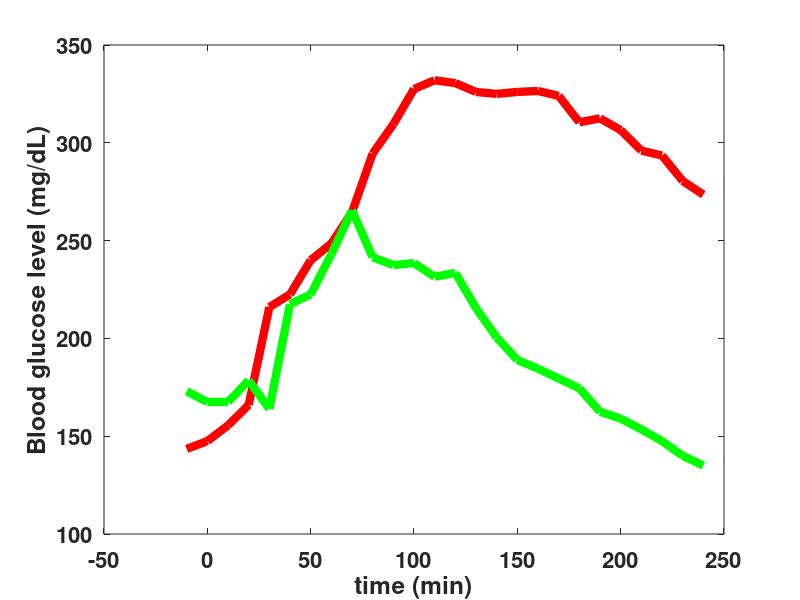

MATLAB code for this plot:
BG1 = [173 167.5 167.5 178.5 164 217.5 222.5 243 265.5 241.5 237.5 238.5 231.5 233.5 215.5 200.5 189 184.5 179.5 174.5 162.5 159 153.5 147.5 140 135];

BG0 = [143.5 147.5 155.5 166 216 222.5 240 248.5 264.5 294.5 309.5 327.5 332 330.5 326 325 326 326.5 324 310.5 312.5 306.5 296 293.5 280.5 273.5];
time = [-10 0 10 20 30 40 50 60 70 80 90 100 110 120 130 140 150 160 170 180 190 200 210 220 230 240];

plot(time, BG0, 'r');
hold on ;
plot(time, BG1, 'g');
ylabel('Blood glucose level (mg/dL)',  'fontsize', 16, 'fontweight', 'bold');
xlabel('time (min)', 'fontsize', 16, 'fontweight', 'bold');
set(gca,  'fontsize', 16, 'fontweight', 'bold');
set(get(gca, 'children'), 'linewidth', 6);
